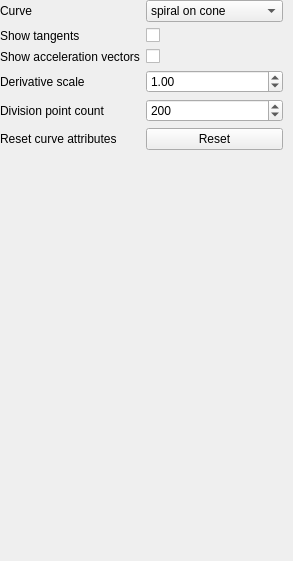
     <widget class="QWidget" name="pc_page">
      <property name="geometry">
       <rect>
        <x>0</x>
        <y>0</y>
        <width>293</width>
        <height>561</height>
       </rect>
      </property>
      <attribute name="label">
       <string>Parametric Curves</string>
      </attribute>
      <widget class="QWidget" name="layoutWidget">
       <property name="geometry">
        <rect>
         <x>0</x>
         <y>0</y>
         <width>283</width>
         <height>172</height>
        </rect>
       </property>
       <layout class="QFormLayout" name="pc_form">
        <item row="0" column="0">
         <widget class="QLabel" name="curveLabel">
          <property name="text">
           <string>Curve</string>
          </property>
         </widget>
        </item>
        <item row="0" column="1">
         <widget class="QComboBox" name="curveComboBox">
          <property name="currentIndex">
           <number>0</number>
          </property>
          <item>
           <property name="text">
            <string>spiral on cone</string>
           </property>
          </item>
          <item>
           <property name="text">
            <string>torus knot</string>
           </property>
          </item>
          <item>
           <property name="text">
            <string>spiral on sphere</string>
           </property>
          </item>
          <item>
           <property name="text">
            <string>vivani</string>
           </property>
          </item>
          <item>
           <property name="text">
            <string>hypocycloid</string>
           </property>
          </item>
          <item>
           <property name="text">
            <string>epitrochoid</string>
           </property>
          </item>
         </widget>
        </item>
        <item row="1" column="0">
         <widget class="QLabel" name="show_tangents_label">
          <property name="text">
           <string>Show tangents</string>
          </property>
         </widget>
        </item>
        <item row="1" column="1">
         <widget class="QCheckBox" name="show_tangents_check_box"/>
        </item>
        <item row="2" column="0">
         <widget class="QLabel" name="show_acceleration_vectors_label">
          <property name="text">
           <string>Show acceleration vectors</string>
          </property>
         </widget>
        </item>
        <item row="2" column="1">
         <widget class="QCheckBox" name="show_acceleration_vectors_check_box"/>
        </item>
        <item row="3" column="0">
         <widget class="QLabel" name="derivative_scale_label">
          <property name="text">
           <string>Derivative scale</string>
          </property>
         </widget>
        </item>
        <item row="3" column="1">
         <widget class="QDoubleSpinBox" name="derivative_scale_double_spin_box">
          <property name="singleStep">
           <double>0.100000000000000</double>
          </property>
          <property name="value">
           <double>1.000000000000000</double>
          </property>
         </widget>
        </item>
        <item row="4" column="0">
         <widget class="QLabel" name="division_point_count_label">
          <property name="text">
           <string>Division point count</string>
          </property>
         </widget>
        </item>
        <item row="4" column="1">
         <widget class="QSpinBox" name="division_point_count_spin_box">
          <property name="minimum">
           <number>5</number>
          </property>
          <property name="maximum">
           <number>10000</number>
          </property>
          <property name="singleStep">
           <number>5</number>
          </property>
          <property name="value">
           <number>200</number>
          </property>
         </widget>
        </item>
        <item row="5" column="0">
         <widget class="QLabel" name="label_9">
          <property name="text">
           <string>Reset curve attributes</string>
          </property>
         </widget>
        </item>
        <item row="5" column="1">
         <widget class="QPushButton" name="resetButton_2">
          <property name="text">
           <string>Reset</string>
          </property>
         </widget>
        </item>
       </layout>
      </widget>
     </widget>
